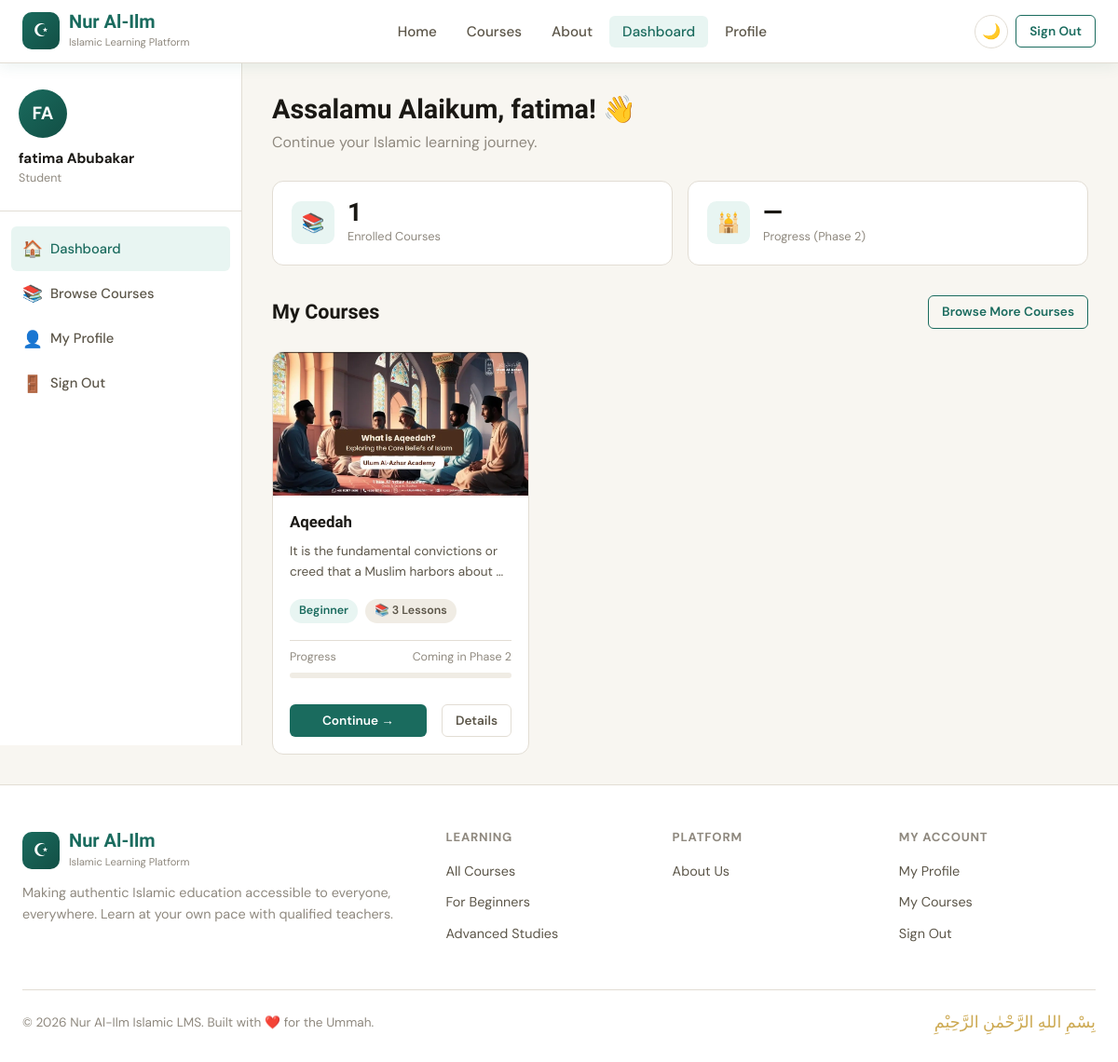
The app's page /courses/dashboard/student/ (signed in) with its own data.
### accounts/models.py (models this page shows, shortened)
class User(AbstractUser):
    class Role(models.TextChoices):
        STUDENT = 'student', 'Student'
        TEACHER = 'teacher', 'Teacher'
        ADMIN = 'admin', 'Admin'
    role = models.CharField(
        max_length=10,
        choices=Role.choices,
        default=Role.STUDENT,
    )
    profile_picture = models.ImageField(
        upload_to='profile_pics/',
        blank=True,
        null=True,
    )
    bio = models.TextField(blank=True, null=True)
    @property
    def is_student(self):
        return self.role == self.Role.STUDENT
    @property
    def is_teacher(self):
        return self.role == self.Role.TEACHER

### courses/models.py (models this page shows, shortened)
class Enrollment(models.Model):
    student = models.ForeignKey(
        settings.AUTH_USER_MODEL,
        on_delete=models.CASCADE,
        related_name='enrollments',
        limit_choices_to={'role': 'student'},
    )
    course = models.ForeignKey(
        Course,
        on_delete=models.CASCADE,
        related_name='enrollments',
    )
    enrolled_at = models.DateTimeField(auto_now_add=True)
    class Meta:
        unique_together = ('student', 'course')  # Prevent duplicate enrollments
        ordering = ['-enrolled_at']

class Course(models.Model):
    class Level(models.TextChoices):
        BEGINNER = 'beginner', 'Beginner'
        INTERMEDIATE = 'intermediate', 'Intermediate'
        ADVANCED = 'advanced', 'Advanced'
    teacher = models.ForeignKey(
        settings.AUTH_USER_MODEL,
        on_delete=models.CASCADE,
        related_name='courses_taught',
        limit_choices_to={'role': 'teacher'},
    )
    category = models.ForeignKey(
        Category,
        on_delete=models.SET_NULL,
        null=True,
        blank=True,
        related_name='courses',
        help_text="The subject area this course belongs to.",
    )
    title = models.CharField(max_length=200)
    slug = models.SlugField(unique=True, blank=True)
    thumbnail = models.ImageField(upload_to='thumbnails/', blank=True, null=True)
    short_description = models.CharField(max_length=300)
    full_description = models.TextField()
    level = models.CharField(max_length=15, choices=Level.choices, default=Level.BEGINNER)
    duration = models.CharField(max_length=100, help_text="e.g. '8 weeks', '40 hours'")
    is_published = models.BooleanField(default=False)
    created_at = models.DateTimeField(auto_now_add=True)
    updated_at = models.DateTimeField(auto_now=True)
    class Meta:
        ordering = ['-created_at']
    @property
    def lesson_count(self):
        return self.lessons.count()

### courses/views.py (the view)
# urls.py: path('dashboard/student/', views.student_dashboard, name='student_dashboard'),
@login_required
def student_dashboard(request):
    if not request.user.is_student:
        if request.user.is_teacher:
            return redirect('teacher_dashboard')
        return redirect('home')
    enrollments = Enrollment.objects.filter(
        student=request.user
    ).select_related('course', 'course__teacher')
    context = {
        'enrollments': enrollments,
    }
    return render(request, 'courses/student_dashboard.html', context)

### courses/templates/courses/student_dashboard.html (shortened to what this page needs)
{% extends 'base.html' %}
{% block content %}
<div class="dashboard-layout">
  <aside class="sidebar">
    <div class="sidebar-user">
      <div class="sidebar-avatar">
        {% if user.profile_picture %}
          <img src="{{ user.profile_picture.url }}" alt="{{ user.get_full_name }}">
        {% else %}
          {{ user.first_name|first|upper }}{{ user.last_name|first|upper }}
        {% endif %}
      </div>
      <div class="sidebar-name">{{ user.get_full_name|default:user.username }}</div>
      <div class="sidebar-role">{{ user.get_role_display }}</div>
    </div>
    <ul class="sidebar-nav">
      <li><a href="{% url 'student_dashboard' %}" class="active"><span class="nav-icon">🏠</span> Dashboard</a></li>
      <li><a href="{% url 'course_list' %}"><span class="nav-icon">📚</span> Browse Courses</a></li>
      <li><a href="{% url 'profile' %}"><span class="nav-icon">👤</span> My Profile</a></li>
      <li><a href="{% url 'logout' %}"><span class="nav-icon">🚪</span> Sign Out</a></li>
    </ul>
  </aside>
  <div class="dashboard-main">
    <div class="dashboard-header">
      <h1>Assalamu Alaikum, {{ user.first_name|default:user.username }}! 👋</h1>
      <p>Continue your Islamic learning journey.</p>
    </div>
    <div class="stats-row">
      <div class="stat-card">
        <div class="stat-card-icon">📚</div>
        <div>
          <div class="stat-card-num">{{ enrollments.count }}</div>
          <div class="stat-card-label">Enrolled Courses</div>
        </div>
      </div>
      <div class="stat-card">
        <div class="stat-card-icon">🕌</div>
        <div>
          <div class="stat-card-num">—</div>
          <div class="stat-card-label">Progress (Phase 2)</div>
        </div>
      </div>
    </div>
    <div class="action-bar">
      <h3>My Courses</h3>
      <a href="{% url 'course_list' %}" class="btn btn-outline btn-sm">Browse More Courses</a>
    </div>
    {% if enrollments %}
      <div class="grid-3">
        {% for enrollment in enrollments %}
          <div class="card course-card">
            {% if enrollment.course.thumbnail %}
              <img src="{{ enrollment.course.thumbnail.url }}" alt="{{ enrollment.course.title }}" class="course-card-thumb">
            {% else %}
              <div class="course-card-thumb-placeholder">📖</div>
            {% endif %}
            <div class="course-card-body">
              <h3 class="course-card-title">{{ enrollment.course.title }}</h3>
              <p class="course-card-desc" style="font-size:.85rem;">{{ enrollment.course.short_description|truncatewords:12 }}</p>
              <div class="flex gap-1 flex-wrap mt-1">
                <span class="badge badge-teal">{{ enrollment.course.get_level_display }}</span>
                <span class="badge badge-gray">📚 {{ enrollment.course.lesson_count }} lessons</span>
              </div>
              <div style="margin-top:8px;padding:8px 0;border-top:1px solid var(--border);">
                <div style="display:flex;justify-content:space-between;align-items:center;margin-bottom:6px;">
                  <span style="font-size:.78rem;color:var(--text-3);">Progress</span>
                  <span style="font-size:.78rem;color:var(--text-3);">Coming in Phase 2</span>
                </div>
                <div style="height:6px;background:var(--surface-2);border-radius:3px;overflow:hidden;">
                </div>
              </div>
              <div class="flex gap-2 mt-2" style="margin-top:10px;">
                {% if enrollment.course.lessons.count > 0 %}
                  <a href="{% url 'lesson_view' enrollment.course.slug enrollment.course.lessons.first.id %}" class="btn btn-primary btn-sm" style="flex:1;justify-content:center;">Continue →</a>
                {% endif %}
                <a href="{% url 'course_detail' enrollment.course.slug %}" class="btn btn-ghost btn-sm">Details</a>
              </div>
            </div>
          </div>
        {% endfor %}
      </div>
    {% endif %}
  </div>
</div>
{% endblock %}

### records on screen
User: first_name|first "F", last_name|first "A", get_full_name "fatima Abubakar", role "Student", first_name "fatima"
Enrollment: course.thumbnail (picture), course "Aqeedah", course.short_description "It is the fundamental convictions or creed that a Muslim harbors about …", course.level "Beginner", course.lesson_count "3", shows "Continue →"

### other values on screen
{{ enrollments.count }} "1"
